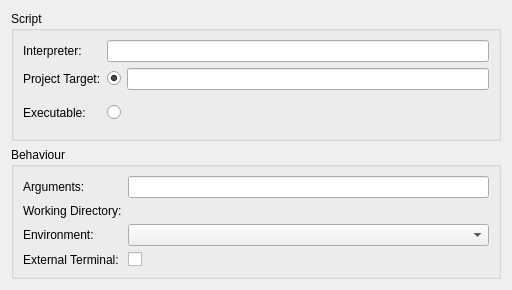
<?xml version="1.0" encoding="UTF-8"?>
<ui version="4.0">
 <class>ScriptAppPage</class>
 <widget class="QWidget" name="ScriptAppPage">
  <property name="geometry">
   <rect>
    <x>0</x>
    <y>0</y>
    <width>512</width>
    <height>290</height>
   </rect>
  </property>
  <layout class="QVBoxLayout" name="verticalLayout">
   <item>
    <widget class="QGroupBox" name="groupBox">
     <property name="title">
      <string>Script</string>
     </property>
     <layout class="QGridLayout" name="gridLayout">
      <item row="2" column="1">
       <layout class="QHBoxLayout" name="horizontalLayout">
        <item>
         <widget class="QRadioButton" name="executableRadio">
          <property name="enabled">
           <bool>true</bool>
          </property>
          <property name="text">
           <string/>
          </property>
         </widget>
        </item>
        <item>
         <widget class="KUrlRequester" name="executablePath">
          <property name="enabled">
           <bool>false</bool>
          </property>
          <property name="clickMessage">
           <string>Enter the absolute path to an executable file</string>
          </property>
         </widget>
        </item>
       </layout>
      </item>
      <item row="1" column="1">
       <layout class="QHBoxLayout" name="horizontalLayout_2">
        <item>
         <widget class="QRadioButton" name="projectTargetRadio">
          <property name="text">
           <string/>
          </property>
          <property name="checked">
           <bool>true</bool>
          </property>
         </widget>
        </item>
        <item>
         <widget class="ProjectItemLineEdit" name="projectTarget">
          <property name="clickMessage">
           <string>Enter a project target as path in the tree</string>
          </property>
         </widget>
        </item>
       </layout>
      </item>
      <item row="2" column="0">
       <widget class="QLabel" name="label_2">
        <property name="text">
         <string>Executable:</string>
        </property>
        <property name="buddy">
         <cstring>executableRadio</cstring>
        </property>
       </widget>
      </item>
      <item row="1" column="0">
       <widget class="QLabel" name="label">
        <property name="text">
         <string>Project Target:</string>
        </property>
        <property name="buddy">
         <cstring>projectTargetRadio</cstring>
        </property>
       </widget>
      </item>
      <item row="0" column="0">
       <widget class="QLabel" name="label_7">
        <property name="text">
         <string>Interpreter:</string>
        </property>
       </widget>
      </item>
      <item row="0" column="1">
       <widget class="KLineEdit" name="interpreter"/>
      </item>
     </layout>
    </widget>
   </item>
   <item>
    <widget class="QGroupBox" name="groupBox_2">
     <property name="title">
      <string>Behaviour</string>
     </property>
     <layout class="QGridLayout" name="gridLayout_2">
      <item row="0" column="0">
       <widget class="QLabel" name="label_3">
        <property name="text">
         <string>Arguments:</string>
        </property>
        <property name="buddy">
         <cstring>arguments</cstring>
        </property>
       </widget>
      </item>
      <item row="0" column="1">
       <widget class="KLineEdit" name="arguments">
        <property name="toolTip">
         <string>Enter arguments to give to the executable</string>
        </property>
        <property name="clickMessage">
         <string>Enter arguments to give to the executable</string>
        </property>
       </widget>
      </item>
      <item row="1" column="0">
       <widget class="QLabel" name="label_4">
        <property name="text">
         <string>Working Directory:</string>
        </property>
        <property name="buddy">
         <cstring>workingDirectory</cstring>
        </property>
       </widget>
      </item>
      <item row="1" column="1">
       <widget class="KUrlRequester" name="workingDirectory">
        <property name="toolTip">
         <string>Select a working directory for the executable</string>
        </property>
        <property name="clickMessage">
         <string>Select a working directory for the executable</string>
        </property>
       </widget>
      </item>
      <item row="2" column="0">
       <widget class="QLabel" name="label_5">
        <property name="text">
         <string>Environment:</string>
        </property>
        <property name="buddy">
         <cstring>environment</cstring>
        </property>
       </widget>
      </item>
      <item row="2" column="1">
       <widget class="KDevelop::EnvironmentSelectionWidget" name="environment">
        <property name="toolTip">
         <string>Select an environment to be used</string>
        </property>
       </widget>
      </item>
      <item row="3" column="0">
       <widget class="QLabel" name="label_6">
        <property name="text">
         <string>External Terminal:</string>
        </property>
        <property name="buddy">
         <cstring>runInTerminal</cstring>
        </property>
       </widget>
      </item>
      <item row="3" column="1">
       <widget class="QCheckBox" name="runInTerminal">
        <property name="toolTip">
         <string>When enabled, runs the application in an external terminal.</string>
        </property>
        <property name="text">
         <string/>
        </property>
       </widget>
      </item>
     </layout>
    </widget>
   </item>
  </layout>
 </widget>
 <customwidgets>
  <customwidget>
   <class>KUrlRequester</class>
   <extends>QFrame</extends>
   <header>kurlrequester.h</header>
  </customwidget>
  <customwidget>
   <class>KLineEdit</class>
   <extends>QLineEdit</extends>
   <header>klineedit.h</header>
  </customwidget>
  <customwidget>
   <class>KComboBox</class>
   <extends>QComboBox</extends>
   <header>kcombobox.h</header>
  </customwidget>
  <customwidget>
   <class>KDevelop::EnvironmentSelectionWidget</class>
   <extends>KComboBox</extends>
   <header>util/environmentselectionwidget.h</header>
  </customwidget>
  <customwidget>
   <class>ProjectItemLineEdit</class>
   <extends>KLineEdit</extends>
   <header>util/projectitemlineedit.h</header>
  </customwidget>
 </customwidgets>
 <tabstops>
  <tabstop>projectTargetRadio</tabstop>
  <tabstop>projectTarget</tabstop>
  <tabstop>executableRadio</tabstop>
  <tabstop>executablePath</tabstop>
  <tabstop>arguments</tabstop>
  <tabstop>workingDirectory</tabstop>
  <tabstop>environment</tabstop>
  <tabstop>runInTerminal</tabstop>
 </tabstops>
 <resources/>
 <connections>
  <connection>
   <sender>projectTargetRadio</sender>
   <signal>toggled(bool)</signal>
   <receiver>projectTarget</receiver>
   <slot>setEnabled(bool)</slot>
   <hints>
    <hint type="sourcelabel">
     <x>142</x>
     <y>55</y>
    </hint>
    <hint type="destinationlabel">
     <x>337</x>
     <y>60</y>
    </hint>
   </hints>
  </connection>
  <connection>
   <sender>projectTargetRadio</sender>
   <signal>toggled(bool)</signal>
   <receiver>executablePath</receiver>
   <slot>setDisabled(bool)</slot>
   <hints>
    <hint type="sourcelabel">
     <x>142</x>
     <y>55</y>
    </hint>
    <hint type="destinationlabel">
     <x>384</x>
     <y>92</y>
    </hint>
   </hints>
  </connection>
  <connection>
   <sender>executableRadio</sender>
   <signal>toggled(bool)</signal>
   <receiver>projectTarget</receiver>
   <slot>setDisabled(bool)</slot>
   <hints>
    <hint type="sourcelabel">
     <x>142</x>
     <y>87</y>
    </hint>
    <hint type="destinationlabel">
     <x>473</x>
     <y>60</y>
    </hint>
   </hints>
  </connection>
  <connection>
   <sender>executableRadio</sender>
   <signal>toggled(bool)</signal>
   <receiver>executablePath</receiver>
   <slot>setEnabled(bool)</slot>
   <hints>
    <hint type="sourcelabel">
     <x>142</x>
     <y>87</y>
    </hint>
    <hint type="destinationlabel">
     <x>473</x>
     <y>92</y>
    </hint>
   </hints>
  </connection>
 </connections>
</ui>
